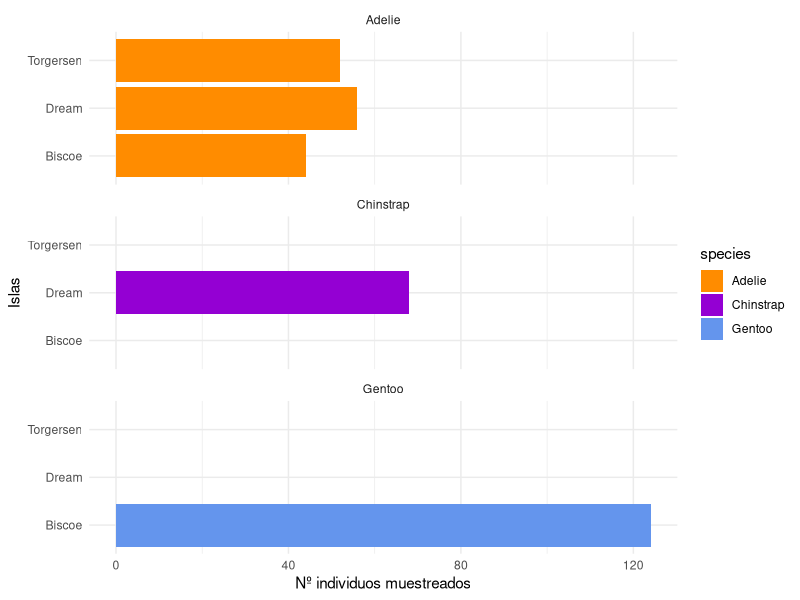
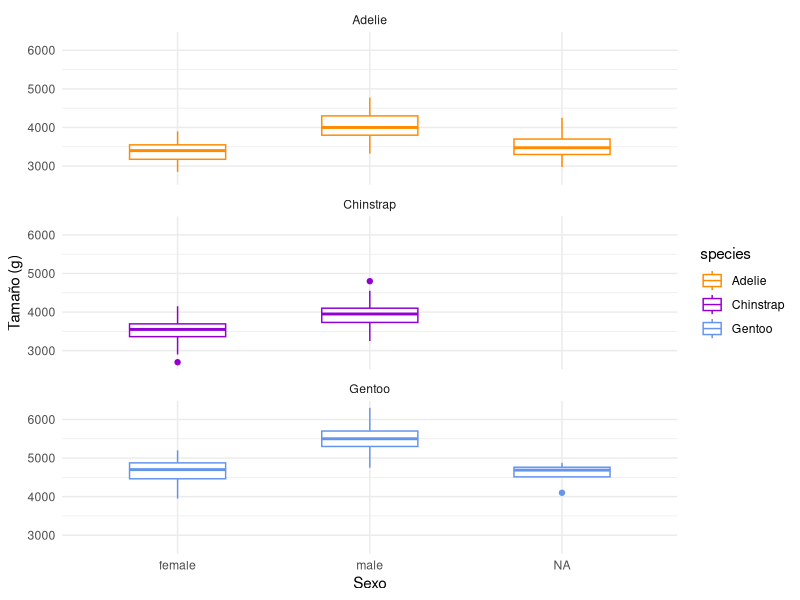

The R script that drew these images, in order:
## ---- chunk 1
#getwd()
#setwd ("C:\\Users\\MARÍA\\Documents\\R ejercicios\\PINGUINOS")

#install.packages("palmerpenguins")
library(palmerpenguins)
#data(package = 'palmerpenguins')
library(tidyverse)
#install.packages("kableExtra")
library(kableExtra)
## ---- chunk 2
cuqui <- penguins %>% count(species, sex)
#View(cuqui)
dt <- cuqui[1:8, 1:3]
dt %>%
  kbl(caption = "Número de individuos totales M y F por especie") %>% 
    kable_styling(full_width = FALSE)
## ---- chunk 3
cucu <- penguins %>% 
  group_by(species) %>% 
  summarise(media_longpico = mean(bill_length_mm, na.rm=TRUE), 
            sd_longpico = sd(bill_length_mm, na.rm=TRUE),
            min_max_longpico = range(bill_length_mm, na.rm=TRUE),
            media_profpico = mean(bill_depth_mm, na.rm=TRUE), 
            sd_profpico = sd(bill_depth_mm, na.rm=TRUE), 
            min_max_profpico = range(bill_depth_mm, na.rm=TRUE),
            media_longaleta = mean(flipper_length_mm, na.rm=TRUE), 
            sd_longaleta = sd(flipper_length_mm, na.rm=TRUE),
            min_max_longaleta = range(flipper_length_mm, na.rm=TRUE),
            media_tamaño = mean(body_mass_g, na.rm=TRUE), 
            sd_tamaño = sd(body_mass_g, na.rm=TRUE),
            min_max_tamaño = range(body_mass_g, na.rm=TRUE))

cucu
#View(cucu)
## ---- chunk 4
dtt <- cucu[1:6, 1:13]
dtt %>% 
 kbl(caption = "Medias, desviaciones y rangos (min y max) de logitud y profundidad pico, longitud aleta y tamaño") %>% 
  kable_classic()
## ---- chunk 5
act2 <- ggplot(penguins, aes(x = island, fill = species)) +
  geom_bar(alpha = 1) +
  scale_fill_manual(values =c("darkorange","darkviolet","cornflowerblue"))+
  theme_minimal() +
  facet_wrap(~species, ncol = 1) +
  coord_flip() + 
  labs(x = "Islas", y = "Nº individuos muestreados")

act2
## ---- chunk 6
act2_data <- ggplot_build(act2)
head(act2_data$data)
dream <- 56+68
dream
## ---- chunk 7
act3 <- ggplot(data = penguins, aes(x = sex, y = body_mass_g)) +
  geom_boxplot(aes(color = species), width = 0.5) +
  scale_color_manual(values = c("darkorange","darkviolet","cornflowerblue")) +
  theme_minimal() +
  facet_wrap(~species, ncol = 1) +
  labs(x = "Sexo", y = "Tamaño (g)")

act3
